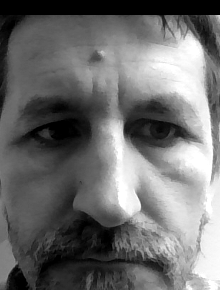
#> input picture 5_feladatsor/data/1554965537.bmp, 220 x 290 px; its folder holds only this picture in this run
$ jupyter execute --allow-errors 5_feladat_Kapolcs.ipynb
#> lines starting #> are read from the running program, lines starting #| are printed output that depends on the picture
# V. HÁZI FELADAT

Ezt a feladatsort tetszőleges nyelven meg lehet oldani. A kimeneti adatok ábrázolásához minden esetben használjuk a jupyter notebookot! Az ábrák legyenek áttekinthetőek, és szerepeljen rajtuk tengelyfelirat!

[cell 1]
from glob import glob
import cv2
import numpy as np
import scipy.linalg
import matplotlib.pyplot as plt

# Főkomponens-analízis

A főkomponens-analízis (angol nevén principal component analysis - PCA), más néven Karhunen-Loève-transzformáció, egy olyan lineáris eljárás, mely egy $D$ dimenziós vektorokból álló adathathalmazt egy ortogonális transzformáció - azaz $D$ dimenziós forgatás - segítségével olyan új bázisra visz át, ahol az adatvektorok közötti _kovariancia_ zérus. Az eredeti adatvektorok új bázis szerinti kifejtési együtthatóit főkomponenseknek nevezzük.

A főkomponens-analízis másképpen is megfogalmazható: Első lépésben keressük azt az irányvektort, melyre levetítve az adatvektorokat a projektált vektorok hosszának szórása maximálisnak adódik. Második lépésben levonjuk az adatvektorokból az így megtalált vektorra vett projekciót, majd az eljárást megismételjük oly módon, hogy megköveteljük, a következő irányvektor legyen merőleges az előzőleg megtaláltra. Az eljárást $D$-szer megismételve előáll a keresett bázis, melyen az adatvektorokat kifejtve meghatározhatók a főkomponensek.

Jelöljük az adatvektorokat $\mathbf{x}_1, \mathbf{x}_2, ... \mathbf{x}_N$-nel, melyek mindegyike $D$ elemű. Legyen az $\mathbf{X}$ mátrix olyan, hogy sorvektoronként tartalmazza az $\mathbf{x}_i$ adatvektorokat, azaz $N$ sora és $D$ oszlopa van:

$$
X_{ij} =
\begin{bmatrix}
    x_{11}       & x_{12} & x_{13} & \dots & x_{1D} \\
    x_{21}       & x_{22} & x_{23} & \dots & x_{2D} \\
    ... \\
    x_{N1}       & x_{N2} & x_{N3} & \dots & x_{ND}
\end{bmatrix},
$$

ahol az első index adatvektorokat, a második pedig a vektorkomponenseket indexeli.

### A kovarianciamátrix módszere

Az $X$ mátrix segítségével a főkomponensek megtalálására több ekvivalens módszert is találhatunk. Elsőként tekintsük az adatvektorok kovarianciamátrixát, melyet az $\mathbf{X}$ mátrix segítségével a következő alakban írhatunk:

$$
\mathbf{C} = \frac{1}{N}(\mathbf{X} - \mathbf{\mu})^\mathrm{T}(\mathbf{X} - \mathbf{\mu}),
$$

ahol $\mathbf{X} - \mathbf{\mu}$ úgy értelmezendő, hogy a mátrix minden sorából levonjuk az oszloponként vett átlagot. Könnyű látni, hogy a kovarianciamátrix mindig $D \times D$ méretű, tehát ha a a dimenziószám nagy, és kevés adatvektor van, azaz $D \gg N$, akkor a kovarianciamátrix előállítása nem célszerű.

### A duális főkomponens-analízis

Ha fennáll, hogy $D \gg N$, akkor érdemesebb a

$$
\tilde{\mathbf{C}} = \frac{1}{N}(\mathbf{X} - \mathbf{\mu})(\mathbf{X} - \mathbf{\mu})^\mathrm{T}
$$

mátrixot tekinteni, melyről belátható, hogy sajátértékei megegyeznek $\mathbf{C}$ nem zérus sajátértékeivel, a sajátvektoraira pedig fennáll, hogy

$$
\mathbf{v_i} = \frac{1}{\sqrt{N\lambda_i}} (\mathbf{X} - \mathbf{\mu}) \tilde{\mathbf{v}}_i.
$$

Ez utóbbi kifejezés úgy ellenőrizhető, felírjuk a duális problémában szereplő $(\mathbf{X} - \mathbf{\mu})(\mathbf{X} - \mathbf{\mu})^\mathrm{T}$ mátrix sajátérték-egyenletét, majd balról megszorozzuk $(\mathbf{X} - \mathbf{\mu})$-vel.

### Főkomponens-analízis szingulárisérték-dekompozícióval

A szingulárisérték-dekompozíció (singular value decomposition - SVD) során egy tetszőleges $N \times M$ alakú mátrixot a következő módon faktorizálunk:

$$
\mathbf{X} = \mathbf{U} \mathbf{S} \mathbf{V}^\mathrm{T},
$$

ahol az $\mathbf{S}$ mátrix diagonális, és főátlójában az ún. szinguláris értékeket tartalmazza, $\mathbf{V}^\mathrm{T}$ oszlopaiban a jobboldali szinguláris vektorok, $\mathbf{U}$ soraiban pedig a baloldali szinguláris vektorok jelennek meg. A szinguláris értékek száma $K = \min(M, N)$, $\mathbf{U}$ és $\mathbf{V}^\mathrm{T}$ pedig általában $N \times N$ és $M \times M$ alakú mátrixok. Belátható, hogy

* az $\mathbf{U}$ baloldali szinguláris vektorok azonosak az $\mathbf{X}\mathbf{X}^\mathrm{T}$ mátrix ortonormált sajátvektoraival
* a $\mathbf{V}$ jobboldali szinguláris vektorok azonosak az $\mathbf{X}^\mathrm{T}\mathbf{X}$ mátrix ortonormált sajátvektoraival
* a nem zérus szinguláris értékek azonosak $\mathbf{X}\mathbf{X}^\mathrm{T}$ és $\mathbf{X}^\mathrm{T}\mathbf{X}$ nem zérus sajátértékeivel

Ezek figyelembe vételével a főkomponens-analízis közvetlenül SVD segítségével is elvégezhető, tekintve, hogy

$$
\mathbf{X}^\mathrm{T}\mathbf{X} =
  (\mathbf{V} \mathbf{S}^\mathrm{T} \mathbf{U}^\mathrm{T})(\mathbf{U} \mathbf{S} \mathbf{V}^\mathrm{T}) =
  \mathbf{V} \mathbf{S}^\mathrm{T} (\mathbf{U}^\mathrm{T} \mathbf{U}) \mathbf{S} \mathbf{V}^\mathrm{T} =
  \mathbf{V} \mathbf{S}^\mathrm{T} \mathbf{S} \mathbf{V}^\mathrm{T} =
  \mathbf{V} \mathbf{S}^2 \mathbf{V}^\mathrm{T}.
$$

A szingulárisérték-dekompozíció megvalósítására léteznek hatékony algoritmusok, így a kovarianciamátrix előállítása általában nem célszerű, de ha mégis szükséges, akkor többnyire a sajátérték-probléma megoldására is SVD-t használunk.

### A főkomponensek meghatározása

Fejtsük ki az eredeti adatvektorokat a kovarianciamátrix sajátvektorai által definiált bázison, azaz határozzuk meg az adatvektorok főkomponenseit! Ehhez elegendő belátni, hogy a főkomponensek előállnak a következő alakban:

$$
\mathbf{PC} = (\mathbf{X} - \mathbf{\mu}) \mathbf{V},
$$

ahol $\mathbf{V}$ a normált sajátvektorokból, mint oszlopvektorokból alkotott mátrix.

### Dimenzióredukció főkomponens-analízis segítségével

A kovarianciamátrix sajátértékei azt adják meg, hogy a nekik megfelelő sajátvektorokkal kijelölt irányokban mekkora az adatvektorok szórása. Belátható, hogy ha csak a néhány legnagyobb sajátértékhez tartozó sajátvektort, illetve főkomponenst tartjuk meg, akkor az adatvektoroknak egy olyan projekciójához jutunk, mely számot ad az adatokban rejlő variancia nagy részéről, viszont figyelmen hagyja azokat az irányokat, melyekben inkább csak zaj látható. Emiatt a főkomponensanalízis egy hatékony lineáris adattömörítési, illetve zajszűrési eljárás is.

Ha a nagy dimenziószám nem indokolja, akkor a legnagyobb sajátértékek előállításához célszerű az SVD-n alapuló módszert alkalmazni, ugyanis az SVD-algoritmusok eleve nagyság szerint csökkenő sorrendben adják vissza a szinguláris értékeket. Ilyenkor a főkomponenseket nem az teljes sajátbázisra számítjuk ki, hanem csak az első $k$ legnagyobb szinguláris értékhez tartozó szinguláris vektort tartjuk meg a $\mathbf{V}$ mátrixból, és így végezzük el a korábbi kifejtést:

$$
\mathbf{PC}^{(k)} = (\mathbf{X} - \mathbf{\mu}) \mathbf{V}^{(k)},
$$

# Feladatok

## 1. feladat - Főkomponens-analízis két dimenzióban

Az alábbi függvény egy fent definiált alakú $\mathbf{X}$ mátrixot hoz létre. Ábrázoljuk a mátrixban tárolt adatvektorokat egy grafikonon pontok segítségével. Az ábrázoláskor állítsuk a grafikon vízszintes és függőleges méretét, valamint a tengelyek értéktartományát azonosra, hogy a különböző irányú szórások jól láthatók legyenek. Próbáljuk meg szemmel megállapítani, hogy mik lehetnek azok az irányok, melyekre levetítve az adatpontokat maximális lesz a projekciók hosszának szórása.

[cell 2]
def gen_rand(N):
    mu = 6 * np.random.rand(2) - 3.0
    t = np.pi * np.random.rand()
    R = np.array([[np.cos(t), -np.sin(t)], [np.sin(t), np.cos(t)]])
    sig = 2 * np.random.rand()
    C = np.diag([sig, sig + 3 * np.random.rand()])
    C = np.dot(R, np.dot(C, np.linalg.inv(R)))
    X = np.random.multivariate_normal(mu, C, N)
    return X

[cell 3]
def pca(data):
    n, m = data.shape
    cov = (data.T @ data) / (n-1)
    val, vec = np.linalg.eig(cov)
    pca = data @ vec
    return pca, n, m, cov, val, vec

[cell 4]
gen_rand_obj = gen_rand(500)
gen_rand_obj = gen_rand_obj-gen_rand_obj.mean(axis=0)

plt.figure(num=None, figsize=(4, 4), dpi=80, facecolor='w', edgecolor='r')
plt.plot(gen_rand_obj[:,0],gen_rand_obj[:,1], '.')
lim = [min(gen_rand_obj[:,0])if abs(min(gen_rand_obj[:,0])) > abs(min(gen_rand_obj[:,1])) else min(gen_rand_obj[:,1]),
       max(gen_rand_obj[:,0])if abs(max(gen_rand_obj[:,0])) > abs(max(gen_rand_obj[:,1])) else max(gen_rand_obj[:,1])]
plt.axis('equal');
plt.xlim(lim[0], lim[1])
plt.ylim(lim[0], lim[1])
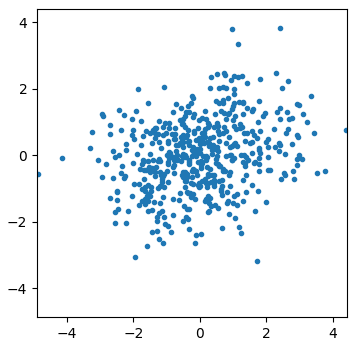
#> figure drawn by matplotlib, 1 panel

Számítsuk ki az adatvektorok kovarianciamátrixát, majd oldjuk meg a kovarianciamátrix sajátérték-problémáját! Készítsünk egy ábrát, melyen az $\mathbf{X}$ mátrixban szereplő adatpontokra rárajzoljuk a kovarianciamátrix sajátvektorait oly módon, hogy a sajátvektorok hossza egyezzen meg a hozzájuk tartozó sajátértékkel! Ügyeljünk a sajátvektorok normálására, és arra hogy a sajátvektorokat a ponthalmaz súlypontjából kiindulva kell ábrázolni!

[cell 5]
cov1 = np.cov(gen_rand_obj[:,0],gen_rand_obj[:,1])
cov = ((gen_rand_obj).T @ (gen_rand_obj)) / (gen_rand_obj.shape[0] - 1)
print(cov1)
print(cov) # itt miért N-1-et kell levonni?

[cell 6]
val, vec = np.linalg.eig(cov)

# [6 lines of commented-out code are left out]

eigen = (val*vec).T

origin = gen_rand_obj.mean(axis=0)[0], gen_rand_obj.mean(axis=0)[1]

plt.figure(num=None, figsize=(4, 4), dpi=80, facecolor='w', edgecolor='r')
plt.plot(gen_rand_obj[:,0],gen_rand_obj[:,1], '.', alpha=0.3)
plt.annotate("", xy=(origin), xytext=(eigen[0]), arrowprops=dict(arrowstyle="<-", color='green', linewidth=2, shrinkA=0, shrinkB=0))
plt.annotate("", xy=(origin), xytext=(eigen[1]), arrowprops=dict(arrowstyle="<-", color='red', linewidth=2, shrinkA=0, shrinkB=0))
#plt.quiver(*origin, eigen[:,0], eigen[:,1], color=['r','g'], scale=4)
plt.plot(origin[0], origin[1], 'ro')
lim = [min(gen_rand_obj[:,0])if abs(min(gen_rand_obj[:,0])) > abs(min(gen_rand_obj[:,1])) else min(gen_rand_obj[:,1]),
       max(gen_rand_obj[:,0])if abs(max(gen_rand_obj[:,0])) > abs(max(gen_rand_obj[:,1])) else max(gen_rand_obj[:,1])]
plt.axis('equal');
plt.xlim(lim[0], lim[1])
plt.ylim(lim[0], lim[1])
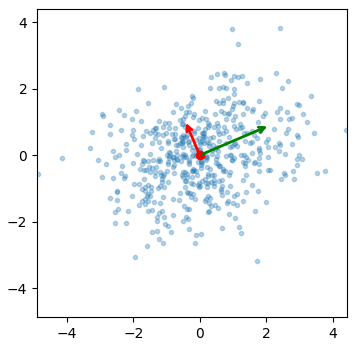
#> figure drawn by matplotlib, 1 panel

[cell 7]
obj = np.dot(gen_rand_obj, vec) # ez a pca-ja a gen_rand_obj-nek
pca_obj, pca_obj_n, pca_obj_m, pca_obj_cov, pca_obj_val, pca_obj_vec = pca(obj)

origin = obj.mean(axis=0)[0], obj.mean(axis=0)[1]

plt.figure(num=None, figsize=(4, 4), dpi=80, facecolor='w', edgecolor='r')
plt.plot(obj[:,0],obj[:,1], '.', alpha=0.3)
#plt.quiver(*origin, pca_obj_vec[:,0], pca_obj_vec[:,1], color=['r','g'], scale=5)
plt.annotate("", xy=(origin), xytext=(pca_obj_vec[:,0]), arrowprops=dict(arrowstyle="<-", color='green', linewidth=2, shrinkA=0, shrinkB=0))
plt.annotate("", xy=(origin), xytext=(pca_obj_vec[:,1]), arrowprops=dict(arrowstyle="<-", color='red', linewidth=2, shrinkA=0, shrinkB=0))
plt.plot(origin[0], origin[1], 'ro')
lim = [min(obj[:,0])if abs(min(obj[:,0])) > abs(min(obj[:,1])) else min(obj[:,1]),
       max(obj[:,0])if abs(max(obj[:,0])) > abs(max(obj[:,1])) else max(obj[:,1])]
plt.axis('equal');
plt.xlim(lim[0], lim[1])
plt.ylim(lim[0], lim[1])
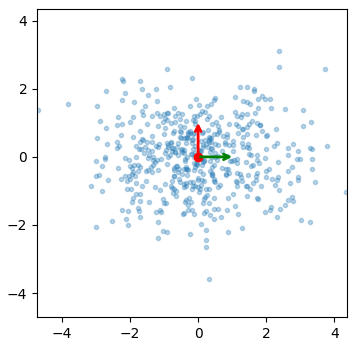
#> figure drawn by matplotlib, 1 panel

#### teszt saját értékekre, sajátvektorokra

[cell 8]
val, vec = np.linalg.eig(cov)
cov

[cell 9]
vec @ np.diag(val) @ np.linalg.inv(vec) # igy kapom vissza a cov matrixot

 Határozzuk meg, és ábrázoljuk az adatvektorok főkomponenseit azonos osztásközű skálák mellett! Mit figyelhetünk meg?

[cell 10]
pca_obj = pca(gen_rand_obj)

plt.figure(num=None, figsize=(16, 4), dpi=80, facecolor='w', edgecolor='r')
#plt.scatter(pca_obj[0][:,0], pca_obj[0][:,1], alpha=0.3)
plt.plot(pca_obj[0][:,0])
plt.plot(pca_obj[0][:,1])
#plt.scatter(gen_rand_obj[:, 0], gen_rand_obj[:, 1], alpha=0.2)
#plt.axis('equal')

# https://towardsdatascience.com/pca-and-svd-explained-with-numpy-5d13b0d2a4d8
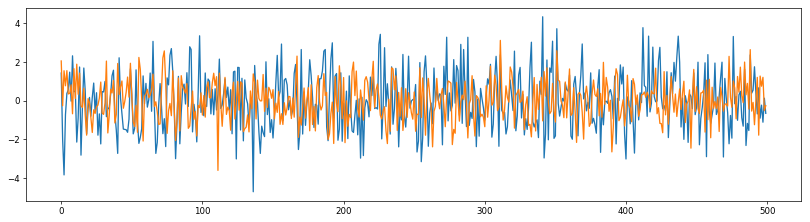
#> figure drawn by matplotlib, 1 panel; curve peaks at x = 341, y = 4.34; curve peaks at x = 311, y = 3.12

Oldjuk meg az előző feladatot most a kovarianciamátrix meghatározása helyett közvetlenül szingulárisérték-dekompozícióval! Hogyan kaphatjuk vissza az SVD eredményéből a kovarianciamátrix sajátértékeit?

[cell 11]
def svd(data):
    n, m = data.shape
    U, sigma, Vh = np.linalg.svd(data, full_matrices=False, compute_uv=True)
    svd = U @ np.diag(sigma)
    return svd, n, m, U, sigma, Vh

svd_obj, svd_obj_n, svd_obj_m, svd_obj_U, svd_obj_sigma, svd_obj_Vh = svd(gen_rand_obj)

origin = svd_obj.mean(axis=0)[0], svd_obj.mean(axis=0)[1]
#sajátértékek
svd_obj_vals = np.square(svd_obj_sigma) / (svd_obj_n - 1)
#Vh = Vh+ vektor-Vh
#vtper0 = Vh[0]*eigvals[0]
#vtper1 = Vh[1]*eigvals[1]
svd_obj_Vh = svd_obj_Vh * svd_obj_vals


plt.figure(num=None, figsize=(4, 4), dpi=80, facecolor='w', edgecolor='r')
plt.scatter(gen_rand_obj[:, 0], gen_rand_obj[:, 1], alpha=0.2)
plt.annotate("", xy=(origin), xytext=(svd_obj_Vh[:,0]), arrowprops=dict(arrowstyle="<-", color='green', linewidth=2, shrinkA=0, shrinkB=0))
plt.annotate("", xy=(origin), xytext=(svd_obj_Vh[:,1]), arrowprops=dict(arrowstyle="<-", color='red', linewidth=2, shrinkA=0, shrinkB=0))
plt.axis('equal')

# https://towardsdatascience.com/pca-and-svd-explained-with-numpy-5d13b0d2a4d8
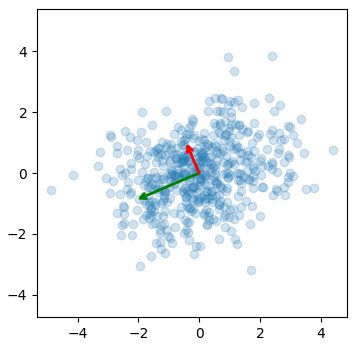
#> figure drawn by matplotlib, 1 panel

[cell 12]
svd_obj_pca, svd_obj_n, svd_obj_m, svd_obj_cov, svd_obj_val, svd_obj_vec = pca(svd_obj)

origin = svd_obj.mean(axis=0)[0], svd_obj.mean(axis=0)[1]

plt.figure(num=None, figsize=(4, 4), dpi=80, facecolor='w', edgecolor='r')
plt.plot(svd_obj[:,0],svd_obj[:,1], '.', alpha=0.3)
#plt.quiver(*origin, pca_obj_vec[:,0], pca_obj_vec[:,1], color=['r','g'], scale=5)
plt.annotate("", xy=(origin), xytext=(svd_obj_vec[:,0]), arrowprops=dict(arrowstyle="<-", color='green', linewidth=2, shrinkA=0, shrinkB=0))
plt.annotate("", xy=(origin), xytext=(svd_obj_vec[:,1]), arrowprops=dict(arrowstyle="<-", color='red', linewidth=2, shrinkA=0, shrinkB=0))
plt.plot(origin[0], origin[1], 'ro')
lim = [min(obj[:,0])if abs(min(obj[:,0])) > abs(min(obj[:,1])) else min(obj[:,1]),
       max(obj[:,0])if abs(max(obj[:,0])) > abs(max(obj[:,1])) else max(obj[:,1])]
plt.axis('equal');
plt.xlim(lim[0], lim[1])
plt.ylim(lim[0], lim[1])
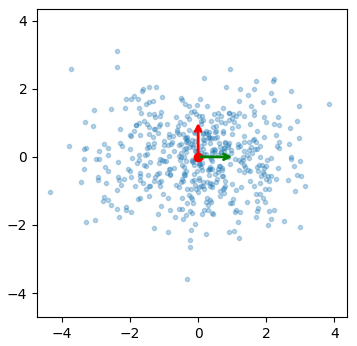
#> figure drawn by matplotlib, 1 panel

[cell 13]
X = gen_rand_obj
n, m = X.shape

# covariancia matrix
C = ((X).T @ (X)) / (n-1)

# sajátérték-dekompozícióval
eigen_vals, eigen_vecs = np.linalg.eig(C)

# SVD
U, sigma, Vh = np.linalg.svd(X, full_matrices=False, compute_uv=True)

# Kapcsolat a szinguláris és sajátérrtékek között:
np.square(sigma) / (n - 1), eigen_vals

[cell 14]
cov = np.cov(gen_rand_obj[:,0],gen_rand_obj[:,1])
eigen_vals2, eigen_vecs2 = np.linalg.eig(cov)
eigen_vals2

## 2. feladat - Sajátarcok meghatározása

Az alábbi függvény az évfolyam hallgatóiról készült fényképeket tölti be egy `numpy` adattömbbe. Az adattömb indexei a következők:

* 1: A fénykép sorszáma 0-tól
* 2: A fényképek sorainak száma (290)
* 3: A fényképek oszlopainak száma (220)

A szürkeárnyalatos fényképek úgy ábrázolódnak a számítógépben, hogy minden pixelhez egy 0 és 255 közötti egész szám tartozik (uint8 adattípus). A 0 érték fekete pixelt, a 255 fehéret, a köztes értékek pedig egy lineáris skálán a szürke különböző árnyalatait jelentik. A képek megjelenítás a `matplotlib` `imshow` parancsa használható, az alábbi példák szerint.

A feladat, hogy alakítsük át a képeket adatvektorrá (például a `reshape`, `flatten` vagy `ravel` függvény segítségével), majd végezzük el az adatvektorok főkomponens-analízisét, azaz határozzuk meg azt a bázist, melyen a képekből készített adatvektorok korrelálatlanok. Mivel jelen esetben a $D = 290 \cdot 220 = 63800$ dimenziószám jóval nagyobb, mint $N$, a képek száma, ezért a bevezetőben említett lehetőségek közül csak a duális-PCA jöhet szóba.

Miután meghatároztuk a sajátvektorokat (sajátarcokat)

* ábrázoljuk a sajátértékeket csökkenő sorrendben, a sorszámuk függvényében
* keressük meg azt a legkisebb sajátértéket, ami még kilógónak tekinthető
* alakítsuk vissza a sajátvektorokat képpé, és ábrázoljuk a nagy sajátértékekhez tartozó sajátvektorokat

Ezek után készítsük el a sajátvektorokból készült csonkolt bázist, majd határozzuk meg az egyes arcokhoz tartozó főkomponenseket. Készítsük el az arcok csonkolt bázison történő rekonstrukcióját. Hány sajátvektor megtartása szükséges ahhoz, hogy az arcok felismerhetőek legyenek?

Próbáljunk meg egy olyan arcot kifejteni a kapott bázison, melyet nem használtunk fel a bázis meghatározásához.

[cell 15]
def load_pics():
    files = glob('data/*.bmp')
    img = cv2.imread(files[0])
#> img is the input picture: shape (290, 220, 3); min 0, max 255, mean 109.6
    imgs = np.empty((len(files), img.shape[0], img.shape[1]), dtype=np.uint8)
    for i in range(0, len(files)):
        imgs[i,:,:] = cv2.imread(files[i])[:,:,0]
    return imgs

[cell 16]
imgs = load_pics()
imgs.shape
#> Out = (1, 290, 220)

[cell 17]
plt.figure(num=None, figsize=(4, 4), dpi=80, facecolor='w', edgecolor='r')
#> (the rest of this cell did not finish here and is left out)

[cell 18]
imgs_obj= []
for i in range(imgs.shape[0]):
    imgs_obj.append(imgs[i].flatten())

imgs_obj = np.array(imgs_obj)

[cell 19]
def pca_dual(data):
    n, m = data.shape
#> n = 1; m = 63800
    cov = (data @ data.T) / (n-1)
#> cov = [nan]
    val, vec = np.linalg.eig(cov)
    vec2 = []
    for i in range(data.shape[0]):
        vec2.append((data.T @ vec[:,i])/np.sqrt(n*val[i]))
    vec2 = np.array(vec2)
    return val, vec2

#> (the rest of this cell did not finish here and is left out)

[cell 20]
plt.plot(pca_obj[0])
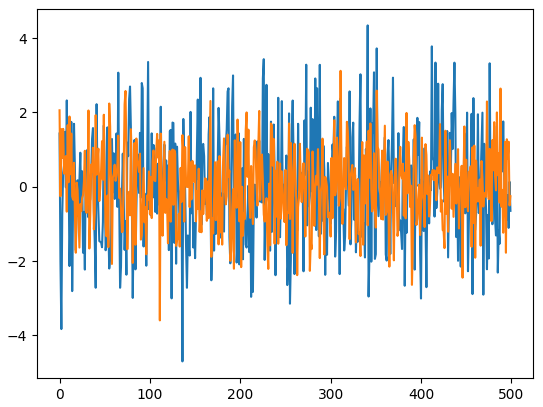
#> figure drawn by matplotlib, 1 panel; curve peaks at x = 341, y = 4.34; curve peaks at x = 311, y = 3.12

[cell 21]
plt.figure(num=None, figsize=(16, 12), dpi=80, facecolor='w', edgecolor='k')
plt.subplots_adjust(left=None, bottom=None, right=None, top=None, wspace=None, hspace=0.3)

plt.subplot(1, 2, 1)
#> (the rest of this cell did not finish here and is left out)

[cell 22]
depth = 20
#> (the rest of this cell did not finish here and is left out)

[cell 23]
plt.figure(num=None, figsize=(16, 12), dpi=80, facecolor='w', edgecolor='k')
plt.subplots_adjust(left=None, bottom=None, right=None, top=None, wspace=None, hspace=0.3)

plt.subplot(1, 2, 1)
#> (the rest of this cell did not finish here and is left out)

[cell 24]
plt.figure(figsize=(16,55))
columns = 6
for i, image in enumerate(imgs):
    plt.subplot(len(imgs) / columns + 1, columns, i + 1)
    plt.imshow(image, cmap='gray')
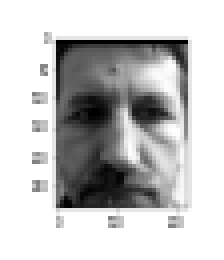
#> figure drawn by matplotlib, 1 panel

$ run again, on 5_feladatsor/data/1554972772.bmp
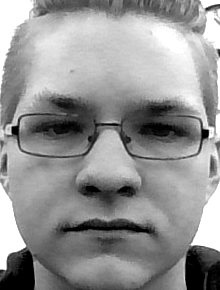
#> input picture 5_feladatsor/data/1554972772.bmp, 220 x 290 px
#> in load_pics, img is the input picture: shape (290, 220, 3); min 0, max 255, mean 147.7
#> `[cell 24] plt.figure(figsize=(16,55)) columns = 6 for i, image in enum..`:
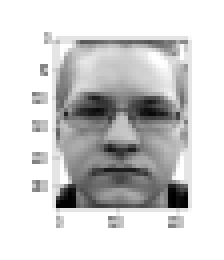
#> figure drawn by matplotlib, 1 panel

$ run again, on 5_feladatsor/data/1554972832.bmp
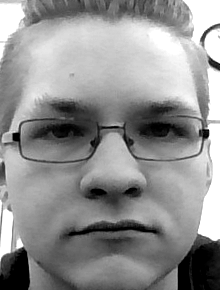
#> input picture 5_feladatsor/data/1554972832.bmp, 220 x 290 px
#> in load_pics, img is the input picture: shape (290, 220, 3); min 0, max 255, mean 145
#> `[cell 24] plt.figure(figsize=(16,55)) columns = 6 for i, image in enum..`:
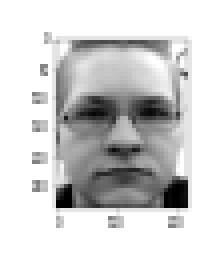
#> figure drawn by matplotlib, 1 panel
